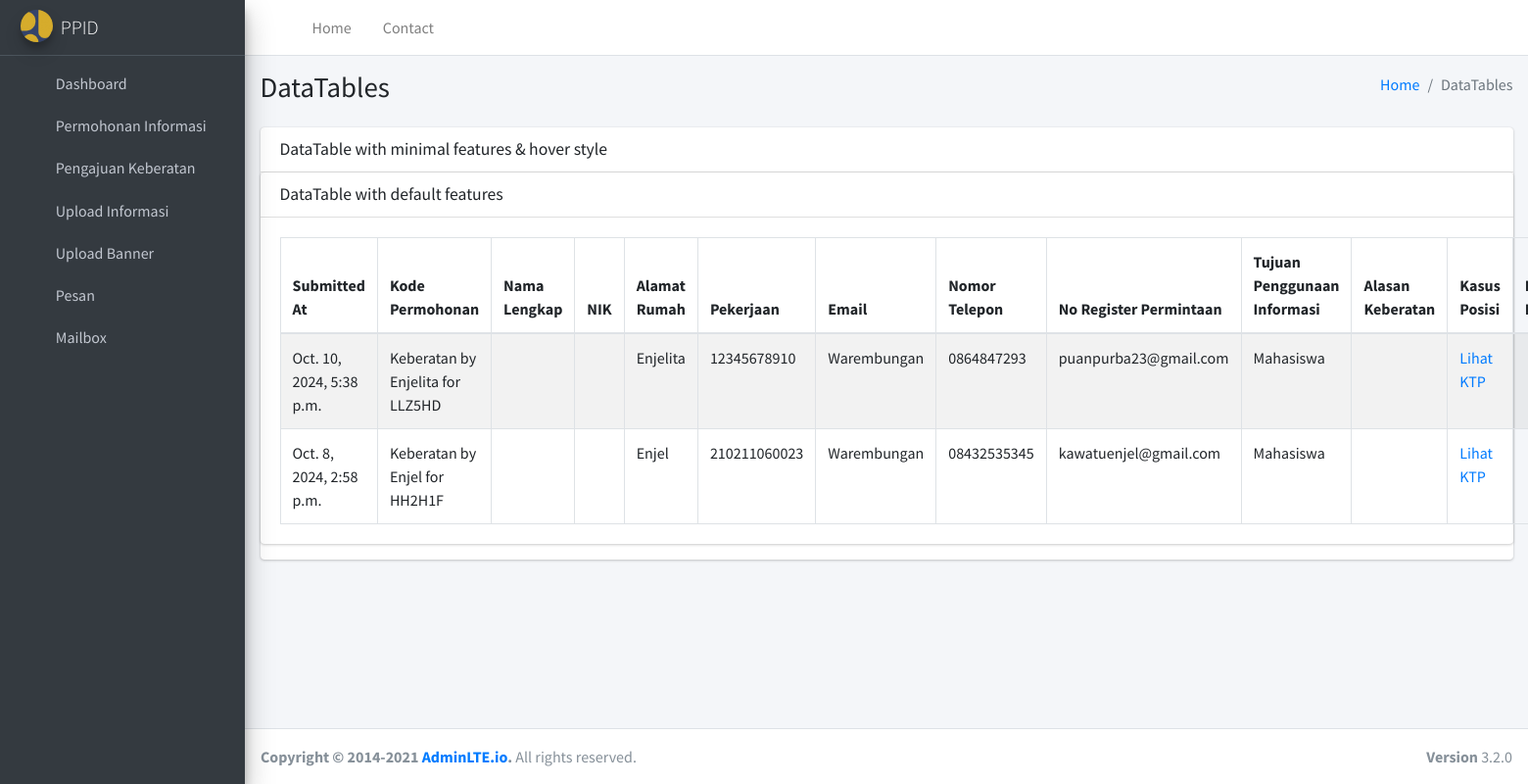
Screenshot of /custom-admin/total-pengajuan/ with the database file from the repository.
### ppid/models.py (models this page shows, shortened)
class PengajuanKeberatan(models.Model):
    STATUS_CHOICES = [
        ('Diterima', 'Diterima'),
        ('Dalam Proses', 'Dalam Proses'),
        ('Disetujui', 'Disetujui'),
        ('Ditolak', 'Ditolak'),
    ]
    alasan_choices = [
        ('alasan1', 'Permohonan informasi ditolak'),
        ('alasan2', 'Informasi berkala tidak disediakan'),
        ('alasan3', 'Permintaan informasi tidak ditanggapi'),
        ('alasan4', 'Permintaan informasi ditanggapi tidak sebagaimana yang diminta'),
        ('alasan5', 'Permintaan informasi tidak dipenuhi'),
        ('alasan6', 'Biaya yang dikenakan tidak wajar'),
        ('alasan7', 'Informasi disampaikan melampaui jangka waktu yang ditentukan'),
    ]
    kode_permohonan = models.ForeignKey(InformationRequest, on_delete=models.CASCADE)
    kode_keberatan = models.CharField(max_length=6, blank=True, null=True)
    Nama_Lengkap = models.CharField(max_length=16)
    NIK = models.CharField(max_length=16)
    Alamat_Rumah = models.CharField(max_length=100)
    Pekerjaan = models.CharField(max_length=100)
    Email = models.EmailField()
    Nomor_Telepon = models.CharField(max_length=13)
    No_Register_Permintaan = models.CharField(max_length=200)
    Tujuan_Penggunaan_Informasi = models.TextField()
    Alasan_Keberatan = MultiSelectField(max_length=100, choices=alasan_choices)
    Kasus_Posisi = models.TextField()
    Upload_KTP = models.FileField(upload_to='KTP_Keberatan/', blank=True, null=True)
    status = models.CharField(max_length=20, choices=STATUS_CHOICES, default='Submitted')
    submitted_at = models.DateTimeField(auto_now_add=True)

class InformationRequest(models.Model):
    STATUS_CHOICES = [
        ('Diterima', 'Diterima'),
        ('Dalam Proses', 'Dalam Proses'),
        ('Disetujui', 'Disetujui'),
        ('Ditolak', 'Ditolak'),
    ]
    mendapatkan_informasi_choices = [
        ('lihat/baca/dengar/catat', 'Melihat/membaca/mendengarkan/mencatat'),
        ('hardcopy/softcopy', 'Mendapatkan salinan (Hardcopy/Softcopy)**'),
    ]
    mendapatkan_salinan_choices = [
        ('pickup', 'Mengambil Langsung'),
        ('kurir', 'Kurir'),
        ('pos', 'Via Pos'),
        ('email', 'Email'),
        ('fax', 'Faksimili'),
    ]
    penyampaian_informasi_choices = [
        ('langsung', 'Langsung'),
        ('website', 'Website'),
        ('email', 'Email'),
        ('fax', 'Fax'),
        ('pos', 'Via Pos'),
    ]
    kode_permohonan = models.CharField(max_length=6, blank=True, null=True)
    Category = models.CharField(max_length=100, choices=[
        ('perorangan', 'Perorangan'),
        ('badan_hukum', 'Badan Hukum'),
    ])
    Cara_Penyampaian_Permohonan = models.CharField(max_length=50, choices=penyampaian_informasi_choices)
    Nama_Lengkap = models.CharField(max_length=100)
    NIK = models.CharField(max_length=16)
    Alamat_Rumah = models.TextField()
    Nomor_Telepon = models.CharField(max_length=15)
    Email = models.EmailField()
    Pekerjaan = models.CharField(max_length=100)
    Alamat_Kantor = models.TextField()
    Upload_KTP = models.FileField(upload_to='KTP_Permohonan/', blank=True, null=True)
    Rincian_Informasi = models.TextField()
    Tujuan_Penggunaan = models.TextField()
    Cara_Memperoleh_Informasi = models.CharField(max_length=50, choices=mendapatkan_informasi_choices)
    Cara_Mendapatkan_Salinan = models.CharField(max_length=50, choices=mendapatkan_salinan_choices)
    status = models.CharField(max_length=20, choices=STATUS_CHOICES, default='Submitted')
    submitted_at = models.DateTimeField(auto_now_add=True)
    def __str__(self):
        return f"Keberatan by {self.Nama_Lengkap} for {self.kode_permohonan}"

### custom_admin/views.py (the view)
# urls.py: path('total-pengajuan/', views.total_pengajuan, name='total_pengajuan'),
def total_pengajuan(request):
    alls = PengajuanKeberatan.objects.all().order_by('-submitted_at')
    return render(request, 'custom_admin/total_pengajuan.html', {'alls' : alls})

### templates/custom_admin/total_pengajuan.html (shortened to what this page needs)
{% load static %}
<!DOCTYPE html>
<html lang="en">
<head>
  <link rel="stylesheet" href="https://cdn.jsdelivr.net/npm/bootstrap-icons@1.11.3/font/bootstrap-icons.min.css">
  <link href="{% static 'custom_admin/plugins/fontawesome-free/css/fontawesome.css' %}" rel="stylesheet" type="text/css">
    <link href="{% static 'custom_admin/plugins/fontawesome-free/css/brands.css' %}" rel="stylesheet" type="text/css">
    <link href="{% static 'custom_admin/plugins/fontawesome-free/css/solid.css' %}" rel="stylesheet" type="text/css">
  <link rel="stylesheet" href="{% static 'custom_admin/plugins/fontawesome-free/css/all.min.css' %}">
  <link rel="stylesheet" href="{% static 'custom_admin/dist/css/adminlte.min.css' %}">
</head>
<body class="hold-transition sidebar-mini">
<div class="wrapper">
  <nav class="main-header navbar navbar-expand navbar-white navbar-light">
    <ul class="navbar-nav">
      <li class="nav-item">
        <a class="nav-link" data-widget="pushmenu" href="#" role="button"><i class="fas fa-bars"></i></a>
      </li>
      <li class="nav-item d-none d-sm-inline-block">
        <a href="{% url 'custom_admin:dashboard' %}" class="nav-link">Home</a>
      </li>
      <li class="nav-item d-none d-sm-inline-block">
        <a href="{% url 'custom_admin:data_contact' %}" class="nav-link">Contact</a>
      </li>
    </ul>
    <ul class="navbar-nav ml-auto">
      <li class="nav-item">
        <a class="nav-link" href="{% url 'custom_admin:login' %}" role="button">
          <i class="fas fa-sign-out-alt"></i>
        </a>
      </li>
    </ul>
  </nav>
  <aside class="main-sidebar sidebar-dark-primary elevation-4">
    <a href="" class="brand-link">
      <img src="{% static 'images/Logo.jpg' %}" alt="Logo PUPR" class="brand-image img-circle elevation-3" style="opacity: .8">
      <span class="brand-text font-weight-light">PPID</span>
    </a>
    <div class="sidebar">
      <nav class="mt-2">
        <ul class="nav nav-pills nav-sidebar flex-column" data-widget="treeview" role="menu" data-accordion="false">
            <li class="nav-item">
                <a href="{% url 'custom_admin:dashboard' %}" class="nav-link">
                    <i class="nav-icon fas fa-tachometer-alt"></i>
                    <p>Dashboard</p>
                </a>
            </li>
            <li class="nav-item">
                <a href="#" class="nav-link">
                    <i class="nav-icon fas fa-table"></i>
                    <p>Permohonan Informasi<i class="fas fa-angle-left right"></i></p>
                </a>
            </li>
            <li class="nav-item">
                <a href="#" class="nav-link">
                    <i class="nav-icon fas fa-table"></i>
                    <p>Pengajuan Keberatan<i class="fas fa-angle-left right"></i></p>
                </a>
            </li>
            <li class="nav-item">
              <a href="#" class="nav-link">
                  <i class="fas fa-copy nav-icon"></i>
                  <p>Upload Informasi<i class="fas fa-angle-left right"></i></p>
              </a>
          </li>
          <li class="nav-item">
            <a href="{% url 'custom_admin:upload_banner' %}" class="nav-link">
                <i class="far fa-copy nav-icon"></i>
                <p>Upload Banner</p>
            </a>
          </li>
          <li class="nav-item">
            <a href="{% url 'custom_admin:data_contact' %}" class="nav-link">
                <i class="fas fa-comments nav-icon"></i>
                <p>Pesan</p>
            </a>
          </li>
          <li class="nav-item">
            <a href="#" class="nav-link">
              <i class="nav-icon far fa-envelope"></i>
              <p>
                Mailbox
                <i class="fas fa-angle-left right"></i>
              </p>
            </a>
          </li>
      </nav>
    </div>
  </aside>
  <div class="content-wrapper">
    <section class="content-header">
      <div class="container-fluid">
        <div class="row mb-2">
          <div class="col-sm-6">
            <h1>DataTables</h1>
          </div>
          <div class="col-sm-6">
            <ol class="breadcrumb float-sm-right">
              <li class="breadcrumb-item"><a href="#">Home</a></li>
              <li class="breadcrumb-item active">DataTables</li>
            </ol>
          </div>
        </div>
      </div>
    </section>
    <section class="content">
      <div class="container-fluid">
        <div class="row">
          <div class="col-12">
            <div class="card">
              <div class="card-header">
                <h3 class="card-title">DataTable with minimal features & hover style</h3>
              </div>
            <div class="card">
              <div class="card-header">
                <h3 class="card-title">DataTable with default features</h3>
              </div>
              <div class="card-body">
                  <table id="example1" class="table table-bordered table-striped text-cente">
                    <thead>
                    <tr>
                        <th>Submitted At</th>
                        <th>Kode Permohonan</th>
                        <th>Nama Lengkap</th>
                        <th>NIK</th>
                        <th>Alamat Rumah</th>
                        <th>Pekerjaan</th>
                        <th>Email</th>
                        <th>Nomor Telepon</th>
                        <th>No Register Permintaan</th>
                        <th>Tujuan Penggunaan Informasi</th>
                        <th>Alasan Keberatan</th>
                        <th>Kasus Posisi</th>
                        <th>File KTP</th>
                    </tr>
                    </thead>
                    <tbody>
                      {% for all in alls %}
                      <tr>
                      <td>{{ all.submitted_at }}</td>
                      <td>{{ all.kode_permohonan }}</td>
                      <td>{{ all.Category }}</td>
                      <td>{{ all.Cara_Penyampaian_Permohonan }}</td>
                      <td>{{ all.Nama_Lengkap }}</td>
                      <td>{{ all.NIK }}</td>
                      <td>{{ all.Alamat_Rumah }}</td>
                      <td>{{ all.Nomor_Telepon }}</td>
                      <td>{{ all.Email }}</td>
                      <td>{{ all.Pekerjaan }}</td>
                      <td>{{ all.Alamat_Kantor }}</td>
                      <td>
                        {% if all.Upload_KTP %}
                          <a href="{{ all.Upload_KTP.url }}" target="_blank">Lihat KTP</a>
                        {% else %}
                          Tidak ada file
                        {% endif %}
                      </td>
                      <td>{{ all.Rincian_Informasi }}</td>
                    </tr>
                    {% endfor %}
                  </tbody>
                  </table>
              </div>
            </div>
          </div>
        </div>
      </div>
    </section>
  </div>
  <footer class="main-footer">
    <div class="float-right d-none d-sm-block">
      <b>Version</b> 3.2.0
    </div>
    <strong>Copyright &copy; 2014-2021 <a href="https://adminlte.io">AdminLTE.io</a>.</strong> All rights reserved.
  </footer>
</div>
</body>
</html>

### rows the page displays
PengajuanKeberatan: submitted_at "Oct. 10, 2024, 5:38 p.m.", kode_permohonan "Keberatan by Enjelita for LLZ5HD", Nama_Lengkap "Enjelita", NIK "12345678910", Alamat_Rumah "Warembungan", Nomor_Telepon "0864847293", Email "puanpurba23@gmail.com", Pekerjaan "Mahasiswa"
PengajuanKeberatan: submitted_at "Oct. 8, 2024, 2:58 p.m.", kode_permohonan "Keberatan by Enjel for HH2H1F", Nama_Lengkap "Enjel", NIK "210211060023", Alamat_Rumah "Warembungan", Nomor_Telepon "08432535345", Email "kawatuenjel@gmail.com", Pekerjaan "Mahasiswa"
